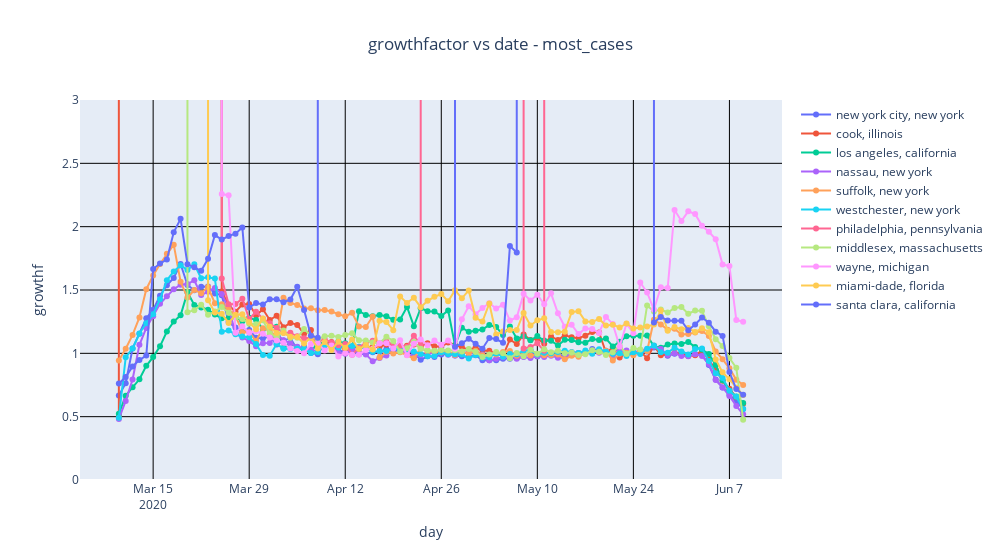

Source (notebook cell):
### Code cell
#
# growthfactor per day
GRAPH_TITLE=f"growthfactor vs date - {COUNTY_CRITERIA}"
graph_list=[]
for county,state in cs_list:
    indices=(nytplot_df.county==county) & (nytplot_df.state==state)
    tmp_df = nytplot_df[indices]
    graph_list.append(go.Scatter(name=f"{county}, {state}",
                               x=tmp_df['tstamp'],
                               y=cvd.avg_over_daynum(tmp_df, county, state, 'growthfactor',14),
                               mode='lines+markers'
                               ))
x_axis=dict(
    showgrid=True,
    title='day')
y_axis=dict(
    showgrid=True,
    range=[0,3],
    title='growthf')

layout=go.Layout(
    title={
        'text':GRAPH_TITLE,
        'x':0.5  # center
    },
    xaxis=x_axis,
    #yaxis_type="log",
    yaxis=y_axis,
    width=1000,
    showlegend=True
)
fig = go.Figure( data=graph_list, layout=layout)
fig.update_yaxes(gridcolor='black')
fig.update_xaxes(gridcolor='black')
fig.show()
